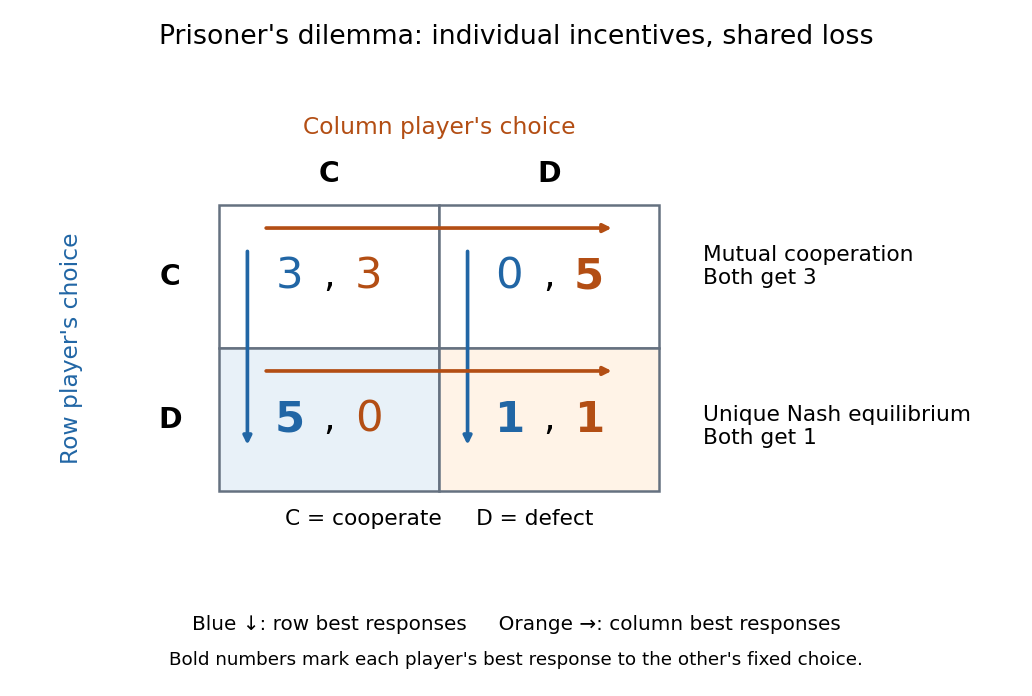

Reproduce this figure in Python.
"""Draw prisoners-dilemma-payoff-and-best-responses.png in the current directory.

Original diagram; tested with Python 3.14.4 and Matplotlib 3.10.7.
Run from _media: MPLCONFIGDIR=/tmp/codex-wiki-batch70-mpl python ../prisoners-dilemma-payoff-and-best-responses.py
"""

import matplotlib

matplotlib.use("Agg")

import matplotlib.pyplot as plt
from matplotlib.patches import Rectangle


def main():
    blue, orange = "#2166a5", "#b34e14"
    fig, ax = plt.subplots(figsize=(8.6, 5.8), facecolor="white")
    ax.set(xlim=(-0.9, 3.6), ylim=(-0.85, 2.9))
    ax.set_facecolor("white")
    ax.axis("off")
    cells = {(0, 1): (3, 3), (1, 1): (0, 5),
             (0, 0): (5, 0), (1, 0): (1, 1)}
    for (column, row), (u1, u2) in cells.items():
        ax.add_patch(Rectangle((column, row), 1, 1,
                               facecolor="#e8f1f8" if row == column == 0 else
                               "#fff3e7" if row == 0 and column == 1 else "white",
                               edgecolor="#657180", linewidth=1.5))
        # Row best responses lie in the D row; column best responses in D column.
        ax.text(column + .32, row + .5, str(u1), ha="center", va="center",
                color=blue, fontsize=26, fontweight="bold" if row == 0 else "normal")
        ax.text(column + .5, row + .5, ",", ha="center", va="center", fontsize=22)
        ax.text(column + .68, row + .5, str(u2), ha="center", va="center",
                color=orange, fontsize=26, fontweight="bold" if column == 1 else "normal")
    for x in (.13, 1.13):
        ax.annotate("", (x, .30), (x, 1.7),
                    arrowprops={"arrowstyle": "-|>", "color": blue, "lw": 2.2})
    for y in (.84, 1.84):
        ax.annotate("", (1.8, y), (.2, y),
                    arrowprops={"arrowstyle": "-|>", "color": orange, "lw": 2.2})
    for x, label in ((.5, "C"), (1.5, "D")):
        ax.text(x, 2.16, label, ha="center", fontsize=17, fontweight="bold")
    for y, label in ((1.5, "C"), (.5, "D")):
        ax.text(-.22, y, label, ha="center", va="center", fontsize=17, fontweight="bold")
    ax.text(1, 2.5, "Column player's choice", ha="center", color=orange, fontsize=14)
    ax.text(-.67, 1, "Row player's choice", ha="center", va="center",
            rotation=90, color=blue, fontsize=14)
    ax.text(2.2, 1.57, "Mutual cooperation\nBoth get 3", fontsize=13, va="center")
    ax.text(2.2, .45, "Unique Nash equilibrium\nBoth get 1", fontsize=13, va="center")
    ax.text(1, -.24, "C = cooperate     D = defect", ha="center", fontsize=13)
    fig.suptitle("Prisoner's dilemma: individual incentives, shared loss", fontsize=16, y=.965)
    fig.text(.5, .095, "Blue ↓: row best responses     Orange →: column best responses",
             ha="center", fontsize=12)
    fig.text(.5, .045, "Bold numbers mark each player's best response to the other's fixed choice.",
             ha="center", fontsize=11)
    fig.subplots_adjust(left=.02, right=.98, bottom=.12, top=.89)
    fig.savefig("prisoners-dilemma-payoff-and-best-responses.png", dpi=120,
                facecolor="white", transparent=False)
    plt.close(fig)


if __name__ == "__main__":
    main()
